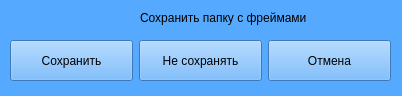
<?xml version="1.0" encoding="UTF-8"?>
<ui version="4.0">
 <class>Form</class>
 <widget class="QWidget" name="Form">
  <property name="geometry">
   <rect>
    <x>0</x>
    <y>0</y>
    <width>402</width>
    <height>96</height>
   </rect>
  </property>
  <property name="windowTitle">
   <string>Программа остановлена</string>
  </property>
  <property name="styleSheet">
   <string notr="true">background-color: rgb(85, 170, 255);</string>
  </property>
  <widget class="QWidget" name="horizontalLayoutWidget">
   <property name="geometry">
    <rect>
     <x>0</x>
     <y>30</y>
     <width>401</width>
     <height>81</height>
    </rect>
   </property>
   <layout class="QHBoxLayout" name="horizontalLayout" stretch="0,0,0">
    <property name="spacing">
     <number>6</number>
    </property>
    <property name="sizeConstraint">
     <enum>QLayout::SetDefaultConstraint</enum>
    </property>
    <property name="leftMargin">
     <number>10</number>
    </property>
    <property name="topMargin">
     <number>10</number>
    </property>
    <property name="rightMargin">
     <number>10</number>
    </property>
    <property name="bottomMargin">
     <number>30</number>
    </property>
    <item>
     <widget class="QPushButton" name="btn_save">
      <property name="sizePolicy">
       <sizepolicy hsizetype="Minimum" vsizetype="Preferred">
        <horstretch>0</horstretch>
        <verstretch>0</verstretch>
       </sizepolicy>
      </property>
      <property name="text">
       <string>Сохранить</string>
      </property>
     </widget>
    </item>
    <item>
     <widget class="QPushButton" name="btn_no_save">
      <property name="enabled">
       <bool>true</bool>
      </property>
      <property name="sizePolicy">
       <sizepolicy hsizetype="Minimum" vsizetype="Preferred">
        <horstretch>0</horstretch>
        <verstretch>0</verstretch>
       </sizepolicy>
      </property>
      <property name="text">
       <string>Не сохранять</string>
      </property>
     </widget>
    </item>
    <item>
     <widget class="QPushButton" name="btn_cancle">
      <property name="sizePolicy">
       <sizepolicy hsizetype="Minimum" vsizetype="Preferred">
        <horstretch>0</horstretch>
        <verstretch>0</verstretch>
       </sizepolicy>
      </property>
      <property name="text">
       <string>Отмена</string>
      </property>
     </widget>
    </item>
   </layout>
  </widget>
  <widget class="QLabel" name="label">
   <property name="geometry">
    <rect>
     <x>140</x>
     <y>10</y>
     <width>201</width>
     <height>16</height>
    </rect>
   </property>
   <property name="text">
    <string>Сохранить папку с фреймами</string>
   </property>
  </widget>
 </widget>
 <resources/>
 <connections/>
</ui>
